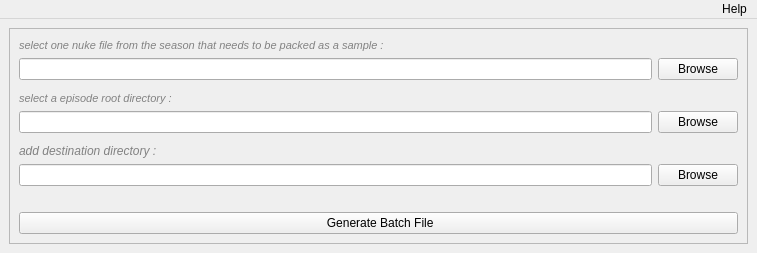
<?xml version="1.0" encoding="UTF-8"?>
<ui version="4.0">
 <class>MainWindow</class>
 <widget class="QMainWindow" name="MainWindow">
  <property name="geometry">
   <rect>
    <x>0</x>
    <y>0</y>
    <width>757</width>
    <height>253</height>
   </rect>
  </property>
  <property name="acceptDrops">
   <bool>true</bool>
  </property>
  <property name="windowTitle">
   <string>AssetPack</string>
  </property>
  <property name="styleSheet">
   <string notr="true"/>
  </property>
  <widget class="QWidget" name="centralwidget">
   <layout class="QGridLayout" name="gridLayout_2">
    <item row="0" column="0">
     <widget class="QFrame" name="frame">
      <property name="frameShape">
       <enum>QFrame::StyledPanel</enum>
      </property>
      <property name="frameShadow">
       <enum>QFrame::Raised</enum>
      </property>
      <layout class="QGridLayout" name="gridLayout">
       <item row="0" column="0">
        <layout class="QVBoxLayout" name="verticalLayout">
         <item>
          <widget class="QLabel" name="copy_destination_label_3">
           <property name="font">
            <font>
             <pointsize>8</pointsize>
             <weight>50</weight>
             <italic>true</italic>
             <bold>false</bold>
            </font>
           </property>
           <property name="styleSheet">
            <string notr="true">color: rgb(130, 130, 130);</string>
           </property>
           <property name="text">
            <string>select one nuke file from the season that needs to be packed as a sample :</string>
           </property>
          </widget>
         </item>
         <item>
          <layout class="QHBoxLayout" name="horizontalLayout">
           <item>
            <widget class="QLineEdit" name="lineEdit_nuke_file"/>
           </item>
           <item>
            <widget class="QPushButton" name="pushButton_nuke_file">
             <property name="text">
              <string>Browse</string>
             </property>
            </widget>
           </item>
          </layout>
         </item>
         <item>
          <spacer name="horizontalSpacer">
           <property name="orientation">
            <enum>Qt::Horizontal</enum>
           </property>
           <property name="sizeHint" stdset="0">
            <size>
             <width>40</width>
             <height>5</height>
            </size>
           </property>
          </spacer>
         </item>
         <item>
          <widget class="QLabel" name="copy_destination_label">
           <property name="font">
            <font>
             <pointsize>8</pointsize>
             <weight>50</weight>
             <italic>true</italic>
             <bold>false</bold>
            </font>
           </property>
           <property name="styleSheet">
            <string notr="true">color: rgb(130, 130, 130);</string>
           </property>
           <property name="text">
            <string>select a episode root directory :</string>
           </property>
          </widget>
         </item>
         <item>
          <layout class="QHBoxLayout" name="horizontalLayout_2">
           <item>
            <widget class="QLineEdit" name="lineEdit_root"/>
           </item>
           <item>
            <widget class="QPushButton" name="pushButton_root">
             <property name="text">
              <string>Browse</string>
             </property>
            </widget>
           </item>
          </layout>
         </item>
         <item>
          <spacer name="horizontalSpacer_2">
           <property name="orientation">
            <enum>Qt::Horizontal</enum>
           </property>
           <property name="sizeHint" stdset="0">
            <size>
             <width>40</width>
             <height>5</height>
            </size>
           </property>
          </spacer>
         </item>
         <item>
          <widget class="QLabel" name="copy_destination_label_2">
           <property name="font">
            <font>
             <weight>50</weight>
             <italic>true</italic>
             <bold>false</bold>
            </font>
           </property>
           <property name="styleSheet">
            <string notr="true">color: rgb(130, 130, 130);</string>
           </property>
           <property name="text">
            <string>add destination directory :</string>
           </property>
          </widget>
         </item>
         <item>
          <layout class="QHBoxLayout" name="horizontalLayout_3">
           <item>
            <widget class="QLineEdit" name="lineEdit_destination"/>
           </item>
           <item>
            <widget class="QPushButton" name="pushButton_destination">
             <property name="text">
              <string>Browse</string>
             </property>
            </widget>
           </item>
          </layout>
         </item>
         <item>
          <widget class="QLabel" name="label_generated">
           <property name="font">
            <font>
             <italic>true</italic>
            </font>
           </property>
           <property name="text">
            <string/>
           </property>
          </widget>
         </item>
         <item>
          <widget class="QPushButton" name="pushButton_generate_batch">
           <property name="text">
            <string> Generate Batch File</string>
           </property>
          </widget>
         </item>
        </layout>
       </item>
      </layout>
     </widget>
    </item>
   </layout>
  </widget>
  <widget class="QMenuBar" name="menuBar">
   <property name="geometry">
    <rect>
     <x>0</x>
     <y>0</y>
     <width>757</width>
     <height>21</height>
    </rect>
   </property>
   <property name="layoutDirection">
    <enum>Qt::RightToLeft</enum>
   </property>
   <widget class="QMenu" name="menuHelp">
    <property name="title">
     <string>Help</string>
    </property>
    <addaction name="actionHelp"/>
   </widget>
   <addaction name="menuHelp"/>
  </widget>
  <action name="actionHelp">
   <property name="text">
    <string>Help</string>
   </property>
  </action>
 </widget>
 <resources/>
 <connections/>
</ui>
